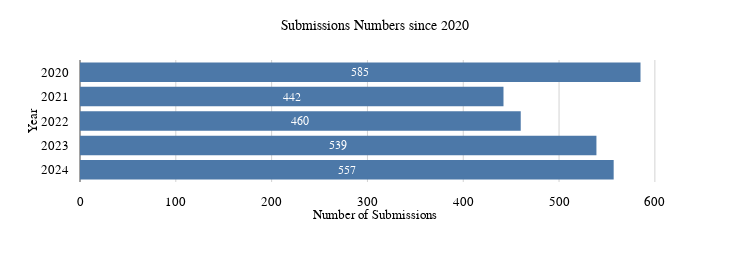

Write notebook code for a chart like this one.
### Code cell
fig = px.bar(totals,
    y='year',
    x='count', 
    orientation = 'h',
    labels={'count':'Number of Submissions', 'year':'Year'},
    text = 'count',
).update_layout(
    yaxis=dict(autorange="reversed", tickmode='linear'),
    title = 'Submissions Numbers since 2020',
    xaxis_title = 'Number of Submissions',
    **aspect(0.35)
)

fig.show(config=config)

### Figure 1 — Plotly figure (JSON) as saved in the notebook; plotly's stock layout.template omitted (floating-point values rounded to 4 significant figures)
{"data": [{"alignmentgroup": "True", "hovertemplate": "Number of Submissions=%{text}<br>Year=%{y}<extra></extra>", "legendgroup": "", "marker": {"color": "#4C78A8", "pattern": {"shape": ""}}, "name": "", "offsetgroup": "", "orientation": "h", "showlegend": false, "text": [585, 442, 460, 539, 557], "textposition": "auto", "type": "bar", "x": [585, 442, 460, 539, 557], "xaxis": "x", "y": [2020, 2021, 2022, 2023, 2024], "yaxis": "y"}], "layout": {"barmode": "relative", "height": 262, "legend": {"tracegroupgap": 0}, "margin": {"t": 60}, "title": {"text": "Submissions Numbers since 2020"}, "width": 750, "xaxis": {"anchor": "y", "domain": [0, 1], "title": {"text": "Number of Submissions"}}, "yaxis": {"anchor": "x", "autorange": "reversed", "domain": [0, 1], "tickmode": "linear", "title": {"text": "Year"}}}}
